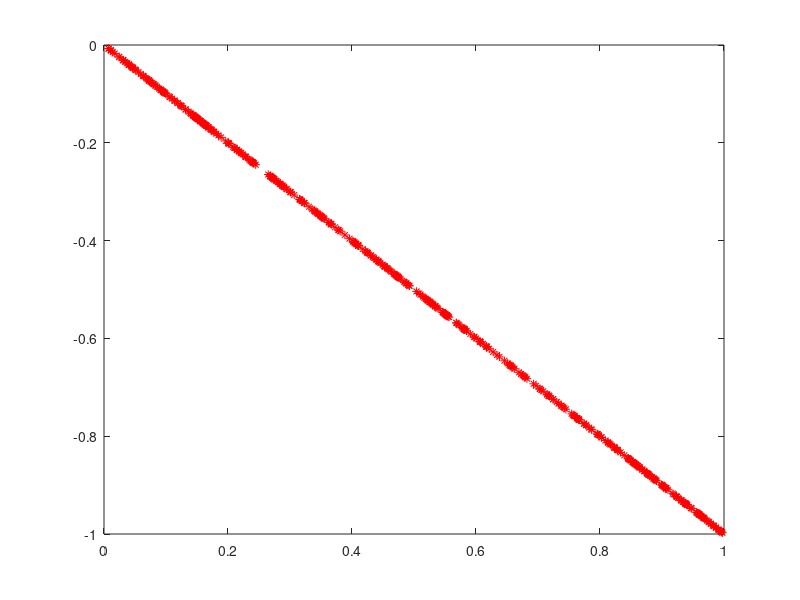

MATLAB code for this plot: (Note: this script raises an error after producing the figure.)
clear all; close all; clc
num_inputs = 500;
% t = 0:0.1:19;
time_steps = 20;%size(t,2);%20;
% ts = 39;
resp_all = zeros(num_inputs*time_steps,9);
% resp_all(:,:,3) = 1;
uk = zeros(num_inputs,2);
% % multi dir, multi dist 
% % one dir - 45 degree
% uk(:,1) = rand(num_inputs,1);
% uk(:,2) = uk(:,1);
% % two dir - 45 + 325 degree
% uk(1:num_inputs/2,1) = rand(num_inputs/2,1);
% uk(1:num_inputs/2,2) = uk(1:num_inputs/2,1);
% uk(num_inputs/2+1:num_inputs,1) = rand(num_inputs/2,1);
% uk(num_inputs/2+1:num_inputs,2) = -1*uk(num_inputs/2+1:num_inputs,1);
% % four dir - 45 + 135 + 225 +325 degree
% uk(1:num_inputs/2,1) = -1+(1+1).*rand(num_inputs/2,1);
% uk(1:num_inputs/2,2) = uk(1:num_inputs/2,1);
% uk(num_inputs/2+1:num_inputs,1) = -1+(1+1).*rand(num_inputs/2,1);
% uk(num_inputs/2+1:num_inputs,2) = -1*uk(num_inputs/2+1:num_inputs,1);
% eight dir - 0 + 45 + 90 + 135 + 180 + 225 + 270 +325 degree
% % 0 and 180
% uk(1:125,1) = -1+(1+1).*rand(125,1);
% uk(1:125,2) = 0;
% % 90 and 270
% uk(126:250,2) = -1+(1+1).*rand(125,1);
% uk(126:250,1) = 0;
% % 45 and 225
% uk(251:375,1) = -1+(1+1).*rand(125,1);
% uk(251:375,2) = uk(251:375,1);
% % 135 and 325
% uk(376:500,1) = -1+(1+1).*rand(125,1);
% uk(376:500,2) = -1*uk(376:500,1);
% uk(1,1) = 1;uk(1,2) = 0;
% uk(2,1) = 0.7;uk(2,2) = 0.8;
% uk(3,1) = 0;uk(3,2) = 1;
% uk(4,1) = -0.7;uk(4,2) = 0.8;
% uk(5,1) = -1;uk(5,2) = 0;
% uk(6,1) = -0.7;uk(6,2) = -0.8;
% uk(7,1) = 0;uk(7,2) = -1;
% uk(8,1) = 0.7;uk(8,2) = -0.8;
% uk(:,1) = -1+(1+1).*rand(num_inputs,1);
% uk(:,2) = -1+(1+1).*rand(num_inputs,1);
% multi dir, few dist
% % one dir - 45 degree
% uk(:,1) = rand(num_inputs,1);
% uk(:,2) = uk(:,1);
% % two dir - 45 + 325 degree
% uk(1:num_inputs/2,1) = rand(num_inputs/2,1);
% uk(1:num_inputs/2,2) = uk(1:num_inputs/2,1);
% uk(num_inputs/2+1:num_inputs,1) = rand(num_inputs/2,1);
% uk(num_inputs/2+1:num_inputs,2) = -1*uk(num_inputs/2+1:num_inputs,1);
% % four dir - 45 + 135 + 225 +325 degree
% uk(1:num_inputs/2,1) = -1+(1+1).*rand(num_inputs/2,1);
% uk(1:num_inputs/2,2) = uk(1:num_inputs/2,1);
% uk(num_inputs/2+1:num_inputs,1) = -1+(1+1).*rand(num_inputs/2,1);
% uk(num_inputs/2+1:num_inputs,2) = -1*uk(num_inputs/2+1:num_inputs,1);
% eight dir - 0 + 45 + 90 + 135 + 180 + 225 + 270 +325 degree
% % 0 and 180
% uk(1:125,1) = -1+(1+1).*rand(125,1);
% uk(1:125,2) = 0;
% % 90 and 270
% uk(126:250,2) = -1+(1+1).*rand(125,1);
% uk(126:250,1) = 0;
% % 45 and 225
% uk(251:375,1) = -1+(1+1).*rand(125,1);
% uk(251:375,2) = uk(251:375,1);
% % 135 and 325
% uk(376:500,1) = -1+(1+1).*rand(125,1);
% uk(376:500,2) = -1*uk(376:500,1);
% uk(1,1) = 1;uk(1,2) = 0;
% uk(2,1) = 0.7;uk(2,2) = 0.8;
% uk(3,1) = 0;uk(3,2) = 1;
% uk(4,1) = -0.7;uk(4,2) = 0.8;
% uk(5,1) = -1;uk(5,2) = 0;
% uk(6,1) = -0.7;uk(6,2) = -0.8;
% uk(7,1) = 0;uk(7,2) = -1;
% uk(8,1) = 0.7;uk(8,2) = -0.8;
% uk(:,1) = -1+(1+1).*rand(num_inputs,1);
% uk(:,2) = -1+(1+1).*rand(num_inputs,1);
% restricted distances on two directions
% % 45 degree
uk(:,1) = rand(num_inputs,1);
uk(:,2) = -1*uk(:,1);
% uk(:,1) = 0.7+(0.3*rand(num_inputs,1));
% uk(:,2) = uk(:,1);
% 135 degree
% uk(:,2) = 0.3*rand(num_inputs,1);
% uk(:,1) = -1*uk(:,2);
% uk(:,2) = 0.7+(0.3*rand(num_inputs,1));
% uk(:,1) = -1*uk(:,2);
figure()
plot(uk(:,1),uk(:,2),'r*')
% % first quadrant diagonal
% uk(301:325,1) = -1+(1+1).*rand(25,1);
% uk(301:325,2) = uk(301:325,1);
% % second quadrant diagonal
% uk(326:350,2) = -1+(1+1).*rand(25,1);
% uk(326:350,1) = uk(326:350,2);
% % third quadrant diagonal
% uk(351:375,1) = -1.*rand(25,1);
% uk(351:375,2) = uk(351:375,1);
% % forth quadrant diagonal
% uk(376:400,2) = -1+(1+1).*rand(25,1);
% uk(376:400,1) = -1*uk(376:400,2);
% % uk(326:350,2) = -1+(1+1).*rand(25,1);
% % uk(326:350,1) = uk(326:350,2);
% uk(401:450,1) = -1+(1+1).*rand(50,1);
% uk(451:500,2) = -1+(1+1).*rand(50,1);
% % uk(497,:) = 1;uk(498,:) = -0.7;
% % uk(497,:) = -1;uk(498,:) = -0.8;
for i = 1:num_inputs
    ux = ones(20,1)*uk(i,1);
    uy = ones(20,1)*uk(i,2);
    wn = sqrt(1);
    x = zeros(20,1);
    y = zeros(20,1);
%     rot_x = zeros(20,1);
%     rot_y = zeros(20,1);
    for t = 1:time_steps
        x(t,1) = (1-(exp(-wn*t))-((wn*t)*exp(-wn*t)))*ux(t);
        y(t,1) = (1-(exp(-wn*t))-((wn*t)*exp(-wn*t)))*uy(t);
%         rot_x(t,1) = cosd(-15)*y(t,1)-sind(-15)*y(t,1);
%         rot_y(t,1) = sind(-15)*y(t,1)+cosd(-15)*y(t,1);
    end
%     resp_all(((i-1)*time_steps)+1:i*time_steps,3) = rot_x;
%     resp_all(((i-1)*time_steps)+1:i*time_steps,4) = rot_y;
    resp_all(((i-1)*time_steps)+1:i*time_steps,1) = uk(i,1);
    resp_all(((i-1)*time_steps)+1:i*time_steps,2) = uk(i,2);
    resp_all(((i-1)*time_steps)+2:i*time_steps,3) = x(1:19,1);
    resp_all(((i-1)*time_steps)+2:i*time_steps,4) = y(1:19,1);
    vel = zeros(time_steps-1,3);
    dist = zeros(time_steps,2);
    for tt = 1:time_steps-1
        vel(tt,1) = abs(x(tt,1)-x(tt+1,1));
        vel(tt,2) = abs(y(tt,1)-y(tt+1,1));
        CosTheta = max(min(dot([1,0],[ux(tt,1),uy(tt,1)])/(norm([1,0])*norm([ux(tt,1),uy(tt,1)])),1),-1);
        vel(tt,3) = real(acosd(CosTheta))/180;
        dist(tt,1) = (x(tt+1,1)-x(tt,1));%sqrt((x(tt+1,1)-x(tt,1))^2+(y(tt+1,1)-y(tt,1))^2);
        dist(tt,2) = (y(tt+1,1)-y(tt,1));
%         if dist(tt,1) < 0.0005
%             dist(tt,1) = 0;
%         end
    end
    resp_all(((i-1)*time_steps)+2:i*time_steps,5) = vel(:,1);
    resp_all(((i-1)*time_steps)+2:i*time_steps,6) = vel(:,2);
    resp_all(((i-1)*time_steps)+2:i*time_steps,7) = vel(:,3);
    resp_all(((i-1)*time_steps)+1:i*time_steps,8) = dist(:,1);
    resp_all(((i-1)*time_steps)+1:i*time_steps,9) = dist(:,2);
%     resp_all(i,:,1) = uk(i,1);
%     resp_all(i,:,2) = uk(i,2);
%     resp_all(i,2:20,3) = x(1:19,1);
%     resp_all(i,2:20,4) = y(1:19,1);
end
% data1 = zeros(num_inputs*40,4);
% data2 = zeros(num_inputs*40,4);
% for i = 1:num_inputs
%     b_1 = 1;
%     wn_1 = 1; % resonant frequency
%     sn_1 = 1; % damping coefficient
%     d_1 = 1; % feedback gain coefficient
%     sys_1 = tf(b_1*(wn_1^2),[1,2*sn_1*(wn_1^2),d_1*(wn_1^2)*b_1]);
%     step_1 = step(sys_1,t)*uk(i,1);
%     step_2 = step(sys_1,t)*uk(i,2);
%     d = zeros(40,4);
%     d(:,1) = uk(i,1);%vel((i-1)*5+1,:);
%     d(:,2) = uk(i,2);
%     for b = 1:20
%         d(5+b,3) = step_1((b-1)*5+1);
%         d(5+b,4) = step_2((b-1)*5+1);
%     end
%     d(26:40,3) = uk(i,1);
%     d(26:40,4) = uk(i,2);
%     for a = 1:4
%         data1(((i-1)*40)+1:i*40,a) = d(:,a);
%     end
%     ux = ones(time_steps,1)*uk(i,1);
%     uy = ones(time_steps,1)*uk(i,2);
%     wn = sqrt(1);
%     x = zeros(time_steps,1);
%     y = zeros(time_steps,1);
%     tt = 1;
%     for ttt = 0:0.1:19
%         x(tt,1) = (1-(exp(-wn*ttt))-((wn*ttt)*exp(-wn*ttt)))*ux(tt);
%         y(tt,1) = (1-(exp(-wn*ttt))-((wn*ttt)*exp(-wn*ttt)))*uy(tt);
%         tt = tt+1;   
%     end
%     d = zeros(40,4);
%     d(:,1) = uk(i,1);
%     d(:,2) = uk(i,2);
% %     d(1:5,3) = 1;
%     for c = 1:20
%         d(5+c,3) = x((c-1)*5+1);
%         d(5+c,4) = y((c-1)*5+1);
%     end
%     d(26:40,3) = uk(i,1);
%     d(26:40,4) = uk(i,2);
%     for e = 1:4
%         data2(((i-1)*40)+1:i*40,e) = d(:,e);
%     end
%     resp_all(((i-1)*time_steps)+1:i*time_steps,1) = uk(i,1);
%     resp_all(((i-1)*time_steps)+1:i*time_steps,2) = uk(i,2);
%     resp_all(((i-1)*time_steps)+1:i*time_steps,3) = x;
%     resp_all(((i-1)*time_steps)+1:i*time_steps,4) = y;
% end
% figure()
% plot(resp_all(1:500,1),'b')
% hold on
% plot(resp_all(1:500,3),'r')
% figure()
% plot(data1(1:40,1),'b')
% hold on
% plot(data1(1:40,3),'r*')
% figure()
% plot(data2(1:40,1),'b')
% hold on
% plot(data2(1:40,3),'r*')
% figure(2)
% plot(resp_all(:,3),resp_all(:,4),'b')
% hold on
% plot(resp_all(1:500,4),'r')
data = [0 0 0 0 0 0 0 0 0;resp_all];
xlswrite('data/train_315_degree.xlsx',data);
%%
% B = 1; J = 1; k = 1;
% T = 1;
% theta = zeros(100,1);
% for t = 3:100
%     theta(t) = (T + (theta(t-1)*(B+J))+ ((theta(t-2)*J)/2))/(k+B+(J/2));
% end
%%
% figure()
% for in = 1:5
%     vel = zeros(time_steps-1,3);
%     for i = 1:time_steps-1
%         vel(i,1) = abs(resp_all(in,i,3)-resp_all(in,i+1,3));
%         vel(i,2) = abs(resp_all(in,i,4)-resp_all(in,i+1,4));
%         vel(i,3) = sqrt((resp_all(in,i,3)-resp_all(in,i+1,3))^2+(resp_all(in,i,4)-resp_all(in,i+1,4))^2);
%     end
%     plot(vel(:,3),'r');
%     hold on
% end

% plot(vel(:,1),'b');
% hold on
% plot(vel(:,2),'g');
% hold on
% plot(vel(:,3),'r');
% legend('x','y','res_v');
% vel_d = zeros(40,3);
% for i = 1:20
%     vel_d(5+i,:) = vel((i-1)*5+1,:);
% end
% figure()
% plot(vel_d(:,1),'b');
% hold on
% plot(vel_d(:,2),'g');
% hold on
% plot(vel_d(:,3),'r');
% legend('x','y','res_v');
%% same distance
% clear all;close all; clc
% radius = 1;
% xCenter = 0;
% yCenter = 0;
% % theta = [0,45,90,135,180,225,270,315];
% theta = [0,22.5,45,67.5,90,112.5,135,157.5,180,202.5,225,247.5,270,292.5,315,337.5];
% %theta = linspace(0, 360, 8*pi*radius); % More than needed to avoid gaps.
% x = xCenter + radius * cosd(theta);
% y = yCenter + radius * sind(theta);
% figure(2)
% plot(x,y)



